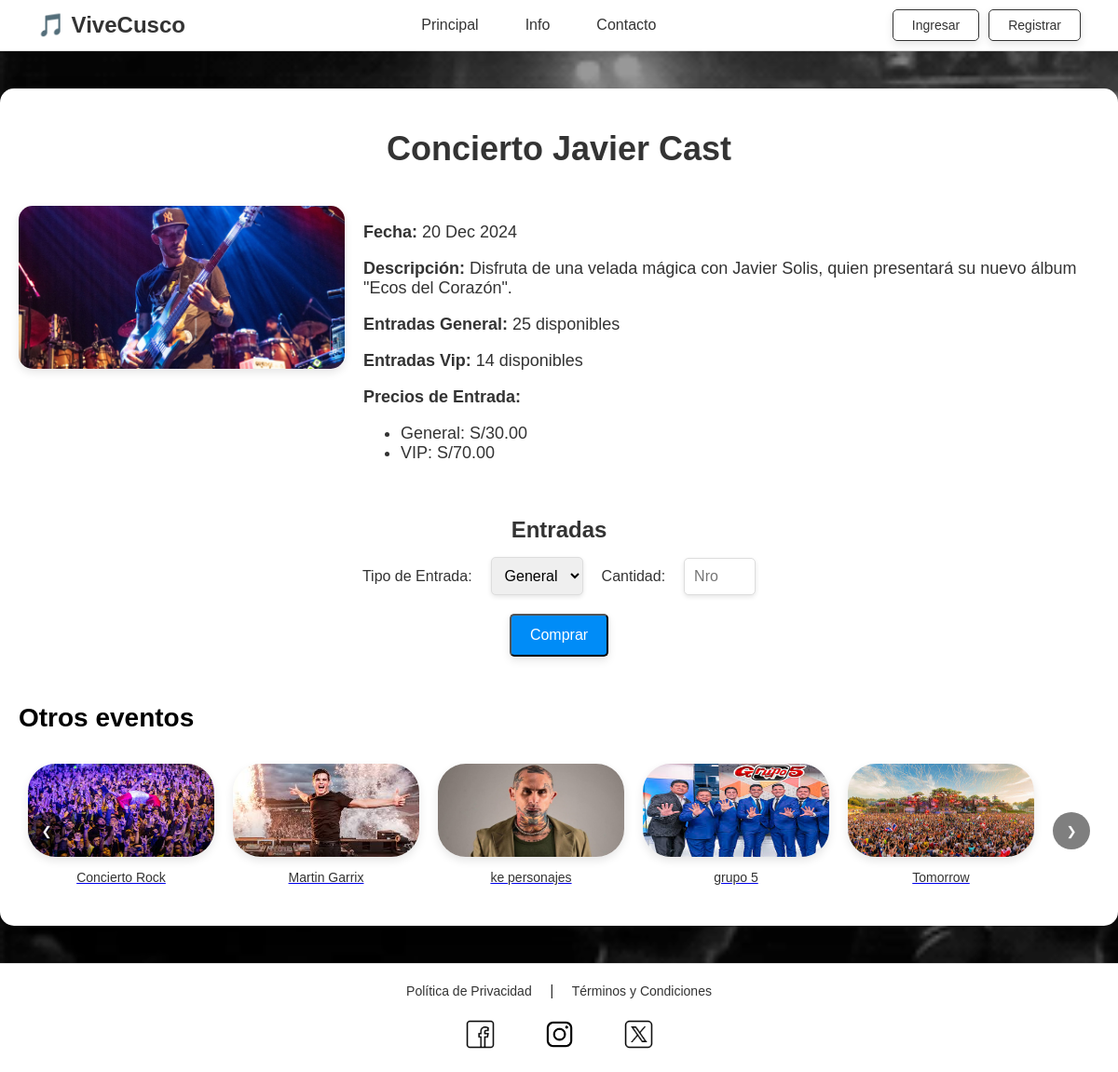
Screenshot of /eventos/evento.php?id=2 with the database file from the repository.
### tables this page shows
CREATE TABLE `evento` (
  `idEvento` int(11) NOT NULL,
  `nombreEvento` varchar(150) NOT NULL,
  `descripcionEvento` text DEFAULT NULL,
  `fechahoraEvento` datetime NOT NULL,
  `categoriaEvento` varchar(50) DEFAULT NULL,
  `capacidadEvento` int(11) NOT NULL,
  `entradasGeneralEvento` int(11) NOT NULL,
  `entradasVipEvento` int(11) NOT NULL,
  `imagenEvento` varchar(255) DEFAULT NULL
);

CREATE TABLE `entrada` (
  `idEntrada` int(11) NOT NULL,
  `idEvento` int(11) NOT NULL,
  `tipoEntrada` varchar(50) NOT NULL,
  `costoEntrada` decimal(10,2) NOT NULL
);

### eventos/evento.php (the view, shortened to what this page needs)
<?php
include '../conexion.php';
$idEvento = isset($_GET['id']) ? intval($_GET['id']) : 0;
$sqlOtrosEventos = "SELECT IdEvento, nombreEvento, imagenEvento FROM evento WHERE IdEvento != ? LIMIT 5";
$stmtOtrosEventos = $conn->prepare($sqlOtrosEventos);
$stmtOtrosEventos->bind_param("i", $idEvento);
$stmtOtrosEventos->execute();
$resultOtrosEventos = $stmtOtrosEventos->get_result();
$otrosEventos = [];
while ($evento = $resultOtrosEventos->fetch_assoc()) {
    $otrosEventos[] = $evento;
}
$sql = "SELECT nombreEvento, descripcionEvento, fechahoraevento, imagenEvento,
               entradasGeneralEvento, entradasVipEvento,
               (entradasGeneralEvento + entradasVipEvento) AS entradasDisponiblesEvento
        FROM evento
        WHERE IdEvento = ?";
$stmt = $conn->prepare($sql);
$stmt->bind_param("i", $idEvento);
$stmt->execute();
$result = $stmt->get_result();
if ($result->num_rows > 0) {
    $evento = $result->fetch_assoc();
} else {
    echo "<p>Evento no encontrado.</p>";
    exit;
}
$sqlEntradas = "SELECT tipoEntrada, costoEntrada FROM entrada WHERE IdEvento = ?";
$stmtEntradas = $conn->prepare($sqlEntradas);
$stmtEntradas->bind_param("i", $idEvento);
$stmtEntradas->execute();
$resultEntradas = $stmtEntradas->get_result();
$entradas = [];
while ($entrada = $resultEntradas->fetch_assoc()) {
    $entradas[] = $entrada;
}
?>
<!DOCTYPE html>
<html lang="es">
<head>
</head>
<body>
<div class="wrapper">
    <header>
        <div class="logo">
            🎵 ViveCusco
        </div>
        <nav>
            <ul>
                <li><a href="../index.php">Principal</a></li>
                <li><a href="../info.html">Info</a></li>
                <li><a href="../contacto.html">Contacto</a></li>
            </ul>
        </nav>
        <div class="buttons">
            <a href="../login/login.html" class="buy-btn">Ingresar</a>
            <a href="../login/registro_usuario.html" class="buy-btn">Registrar</a>
        </div>
    </header>
    <div class="container">
        <h1><?php echo htmlspecialchars($evento['nombreEvento']); ?></h1>
        <div class="event-details">
            <img src="<?php echo htmlspecialchars($evento['imagenEvento']); ?>" alt="Evento <?php echo htmlspecialchars($evento['nombreEvento']); ?>">
            <div class="event-info">
                <p><strong>Fecha:</strong> <?php echo date('d M Y', strtotime($evento['fechahoraevento'])); ?></p>
                <p><strong>Descripción:</strong> <?php echo htmlspecialchars($evento['descripcionEvento']); ?></p>
                <p><strong>Entradas General:</strong> <?php echo htmlspecialchars($evento['entradasGeneralEvento']); ?> disponibles</p>
                <p><strong>Entradas Vip:</strong> <?php echo htmlspecialchars($evento['entradasVipEvento']); ?> disponibles</p>
                <p><strong>Precios de Entrada:</strong></p>
                <ul>
                    <?php foreach ($entradas as $entrada): ?>
                        <li><?php echo htmlspecialchars($entrada['tipoEntrada']) . ": S/" . number_format($entrada['costoEntrada'], 2); ?></li>
                    <?php endforeach; ?>
                </ul>
            </div>
        </div>
        <div class="entry-section">
            <form action="../pasarela.php" method="POST">
                <div class="entry-label">Entradas</div>
                <div class="entry-selection">
                    <label for="tipoEntrada">Tipo de Entrada:</label>
                    <select name="tipoEntrada" id="tipoEntrada" onchange="actualizarMaximo()" required>
                        <?php foreach ($entradas as $entrada): ?>
                            <option value="<?php echo htmlspecialchars($entrada['tipoEntrada']); ?>">
                                <?php echo htmlspecialchars($entrada['tipoEntrada']); ?>
                            </option>
                        <?php endforeach; ?>
                    </select>
                    <label for="cantidad">Cantidad:</label>
                    <input type="number" name="cantidad" id="cantidad" min="1" max="<?php echo $evento['entradasGeneralEvento']; ?>" required placeholder="Nro">
                </div>
                <button type="submit" class="buy-btn" style="margin-top: 20px;">Comprar</button>
            </form>
        </div>
        <div class="other-events-section">
    <h2>Otros eventos</h2>
    <div class="carousel-container">
        <div class="carousel">
            <?php foreach ($otrosEventos as $evento): ?>
                <div class="carousel-item">
                    <a href="evento.php?id=<?php echo htmlspecialchars($evento['IdEvento']); ?>">
                        <img src="<?php echo htmlspecialchars($evento['imagenEvento']); ?>" alt="Evento <?php echo htmlspecialchars($evento['nombreEvento']); ?>">
                        <p><?php echo htmlspecialchars($evento['nombreEvento']); ?></p>
                    </a>
                </div>
            <?php endforeach; ?>
        </div>
        <button class="carousel-prev">&#10094;</button>
        <button class="carousel-next">&#10095;</button>
    </div>
</div>
    </div>
    <footer>
        <a href="../privacy.html">Política de Privacidad</a> |
        <a href="../tyc.html">Términos y Condiciones</a>
        <div class="social">
            <a href="https://www.facebook.com/" target="_blank"><img src="../img/facebook.png" alt="Facebook"></a>
            <a href="https://www.instagram.com/" target="_blank"><img src="../img/instagram.png" alt="Instagram"></a>
            <a href="https://x.com/" target="_blank"><img src="../img/x.png" alt="X"></a>
        </div>
    </footer>
</div>
</body>
</html>

### eventos/evento.php (style rules this page uses)
html, body { height: 100%; margin: 0; }
body { background-image: url('./img/FqTK.gif'); background-size: cover; font-family: 'Arial', sans-serif; background-color: #f0f0f0; color: #333; display: flex; flex-direction: column; box-sizing: border-box; }
body::before { content: ''; position: absolute; top: 0; left: 0; width: 100%; height: 100%; background-color: rgba(0, 0, 0, 0.4); pointer-events: none; z-index: 1; }
body > * { position: relative; z-index: 2; }
.wrapper { display: flex; flex-direction: column; min-height: 100vh; }
header { background-color: rgb(255, 255, 255); padding: 10px 40px; display: flex; align-items: center; border-bottom: 1px solid #ddd; position: sticky; top: 0; z-index: 100; }
.logo { font-size: 24px; font-weight: bold; display: flex; align-items: center; color: #333; }
nav { flex-grow: 1; display: flex; justify-content: center; }
nav ul { list-style: none; display: flex; margin: 0; padding: 0; }
nav ul li { margin: 0 15px; }
nav ul li a { text-decoration: none; color: #333; font-size: 16px; padding: 10px; border-radius: 5px; }
.buttons { display: flex; gap: 10px; }
.buttons a { padding: 8px 20px; border: 1px solid #333; background-color: transparent; color: #333; border-radius: 5px; text-decoration: none; font-size: 14px; }
.container { flex: 1; max-width: 1200px; margin: 40px auto; padding: 20px; text-align: center; background-color: #fff; box-shadow: 0 4px 20px rgba(0, 0, 0, 0.1); border-radius: 15px; }
h1 { margin-bottom: 40px; font-size: 36px; color: #333; }
h2 { text-align: left; font-size: 28px; color: #000000; }
.event-details { display: flex; justify-content: space-between; align-items: flex-start; margin-bottom: 40px; gap: 20px; }
.event-details img { width: 350px; height: auto; border-radius: 15px; box-shadow: 0 4px 10px rgba(0, 0, 0, 0.1); }
.event-info { flex-grow: 1; text-align: left; font-size: 18px; }
.event-info p { margin-bottom: 15px; }
.buy-btn { display: inline-block; background-color: #008cf7; color: #fff; padding: 12px 20px; text-decoration: none; font-size: 16px; border-radius: 5px; transition: background-color 0.3s ease; box-shadow: 0 4px 10px rgba(0, 0, 0, 0.1); }
.entry-section { margin-top: 30px; text-align: center; }
.entry-label { font-size: 24px; font-weight: bold; margin-bottom: 15px; color: #333; }
.entry-selection { display: flex; justify-content: center; align-items: center; gap: 20px; }
select, input[type="number"] { padding: 10px; font-size: 16px; border-radius: 5px; border: 1px solid #ddd; box-shadow: 0 2px 5px rgba(0, 0, 0, 0.1); }
footer { background-color: rgb(255, 255, 255); padding: 20px; text-align: center; border-top: 1px solid #ddd; margin-top: auto; }
footer a { text-decoration: none; color: #333; font-size: 14px; margin: 0 15px; }
.social { display: flex; justify-content: center; gap: 20px; margin-top: 20px; }
.social img { width: 35px; height: 35px; filter: grayscale(100%); transition: filter 0.3s; }
.other-events-section { margin-top: 50px; text-align: center; }
.carousel-container { position: relative; overflow: hidden; width: auto; max-width: 1200px; margin: 0 auto; }
.carousel { display: flex; transition: transform 0.3s ease; }
.carousel-item { min-width: auto; margin: 10px; text-align: center; }
.carousel-item img { width: 200px; height: 100px; border-radius: 30px; box-shadow: 0 4px 10px rgba(0, 0, 0, 0.1); }
.carousel-item p { margin-top: 10px; font-size: 14px; color: #333; }
.carousel-prev, .carousel-next { position: absolute; top: 50%; transform: translateY(-50%); background-color: rgba(0, 0, 0, 0.5); color: white; border: none; border-radius: 50%; width: 40px; height: 40px; cursor: pointer; z-index: 2; }
.carousel-prev { left: 10px; }
.carousel-next { right: 10px; }

### rows the page displays
evento: nombreEvento "Concierto Javier Cast", imagenEvento (picture), fechahoraEvento "20 Dec 2024", descripcionEvento "Disfruta de una velada mágica con Javier Solis, quien presentará su nuevo álbum \"Ecos del Corazón\".", entradasGeneralEvento "25", entradasVipEvento "14"
entrada: tipoEntrada "General", costoEntrada "30.00"
entrada: tipoEntrada "VIP", costoEntrada "70.00"
evento: imagenEvento (picture), nombreEvento "Concierto Rock"
evento: imagenEvento (picture), nombreEvento "Martin Garrix"
evento: imagenEvento (picture), nombreEvento "ke personajes"
evento: imagenEvento (picture), nombreEvento "grupo 5"
evento: imagenEvento (picture), nombreEvento "Tomorrow"

### other values shown
form field tipoEntrada "General"
